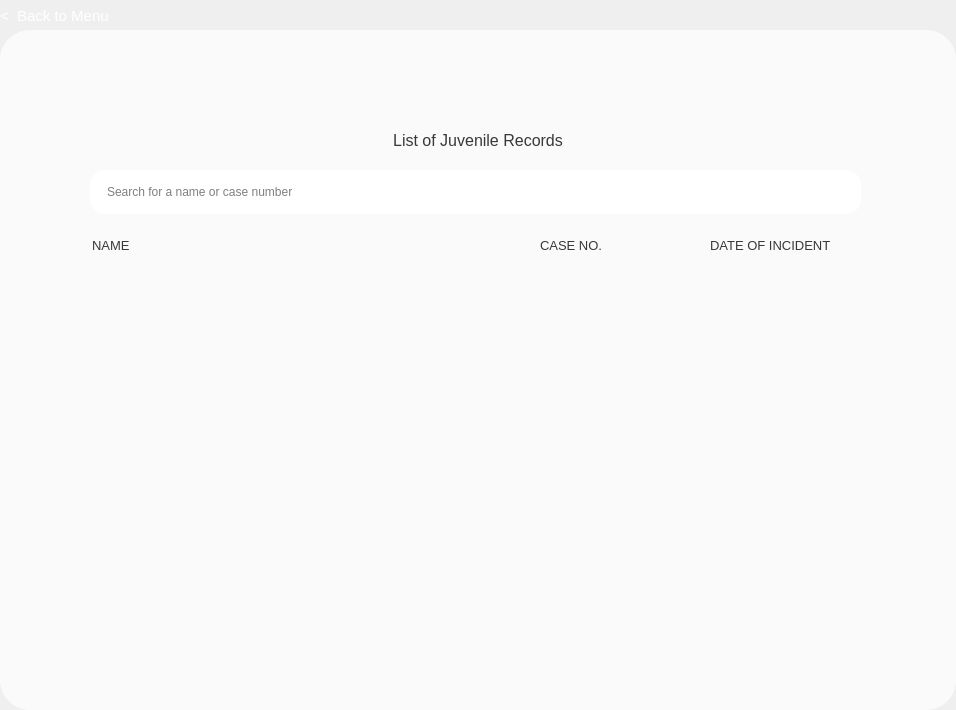
<?xml version="1.0" encoding="UTF-8"?>
<ui version="4.0">
 <class>Form</class>
 <widget class="QWidget" name="Form">
  <property name="geometry">
   <rect>
    <x>0</x>
    <y>0</y>
    <width>956</width>
    <height>710</height>
   </rect>
  </property>
  <property name="windowTitle">
   <string>Form</string>
  </property>
  <widget class="QWidget" name="widget" native="true">
   <property name="geometry">
    <rect>
     <x>0</x>
     <y>30</y>
     <width>956</width>
     <height>680</height>
    </rect>
   </property>
   <property name="styleSheet">
    <string notr="true">border-radius: 30px;
background-color: rgba(255, 255, 255, 180);</string>
   </property>
   <widget class="QLabel" name="label">
    <property name="geometry">
     <rect>
      <x>0</x>
      <y>95</y>
      <width>956</width>
      <height>31</height>
     </rect>
    </property>
    <property name="styleSheet">
     <string notr="true">font-family: 'Poppins';
font-weight: light;
font-size: 12pt;
color: #383838;
background: none;
border: none;</string>
    </property>
    <property name="text">
     <string>List of Juvenile Records</string>
    </property>
    <property name="alignment">
     <set>Qt::AlignCenter</set>
    </property>
   </widget>
   <widget class="QLineEdit" name="search_line">
    <property name="geometry">
     <rect>
      <x>90</x>
      <y>140</y>
      <width>771</width>
      <height>44</height>
     </rect>
    </property>
    <property name="styleSheet">
     <string notr="true">border-radius: 15px;
font-family: 'Poppins';
font-size: 9pt;
background-color: white;
padding-left: 15px;</string>
    </property>
    <property name="text">
     <string/>
    </property>
    <property name="placeholderText">
     <string>Search for a name or case number</string>
    </property>
   </widget>
   <widget class="QLabel" name="label_2">
    <property name="geometry">
     <rect>
      <x>92</x>
      <y>205</y>
      <width>61</width>
      <height>21</height>
     </rect>
    </property>
    <property name="styleSheet">
     <string notr="true">background: none;
font-family: 'Poppins';
font-size: 10pt;
color: #383838;</string>
    </property>
    <property name="text">
     <string>NAME</string>
    </property>
   </widget>
   <widget class="QLabel" name="label_3">
    <property name="geometry">
     <rect>
      <x>540</x>
      <y>205</y>
      <width>81</width>
      <height>21</height>
     </rect>
    </property>
    <property name="styleSheet">
     <string notr="true">background: none;
font-family: 'Poppins';
font-size: 10pt;
color: #383838;</string>
    </property>
    <property name="text">
     <string>CASE NO.</string>
    </property>
   </widget>
   <widget class="QLabel" name="label_4">
    <property name="geometry">
     <rect>
      <x>710</x>
      <y>205</y>
      <width>151</width>
      <height>21</height>
     </rect>
    </property>
    <property name="styleSheet">
     <string notr="true">background: none;
font-family: 'Poppins';
font-size: 10pt;
color: #383838;</string>
    </property>
    <property name="text">
     <string>DATE OF INCIDENT</string>
    </property>
   </widget>
   <widget class="QListWidget" name="listWidget">
    <property name="geometry">
     <rect>
      <x>90</x>
      <y>235</y>
      <width>771</width>
      <height>421</height>
     </rect>
    </property>
    <property name="styleSheet">
     <string notr="true">QListWidget {
    background: transparent;
    border: none;
	outline: 0;
color: black;
}

QListWidget::item {
background: white;
border: none;
margin-bottom: 7px;
border-radius: 15px;
background: white;
height: 44;
color: black;
}

QListWidget::item:hover QPushButton {
background-color: #3E2780;
color: white;
}
</string>
    </property>
   </widget>
  </widget>
  <widget class="QPushButton" name="back_btn">
   <property name="geometry">
    <rect>
     <x>0</x>
     <y>0</y>
     <width>211</width>
     <height>31</height>
    </rect>
   </property>
   <property name="styleSheet">
    <string notr="true">QPushButton {
background: none;
border: none;
font-family: 'Poppins';
font-size: 11pt;
color: white;
text-align: left;
}

QPushButton:hover {
text-decoration: underline;
}
</string>
   </property>
   <property name="text">
    <string>&lt;  Back to Menu</string>
   </property>
  </widget>
 </widget>
 <resources/>
 <connections/>
</ui>
